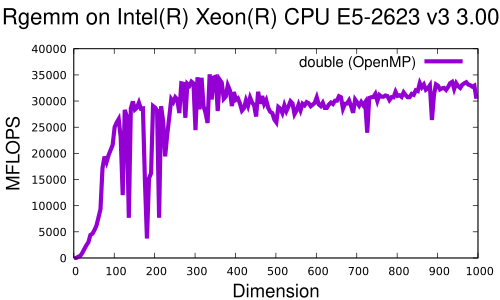

gnuplot code for this plot:
set xlabel font "Helvetica,20"
set ylabel font "Helvetica,20"
set key font "Helvetica,16"
set title font "Helvetica,24"
set title "Rgemm on Intel(R) Xeon(R) CPU E5-2623 v3 @ 3.00GHz "
set xlabel "Dimension"
set ylabel "MFLOPS"
#set terminal postscript eps color enhanced
set terminal pdf

plot \
"log.Rgemm.double_opt"	    using 1:4 title 'double (OpenMP)'        with lines linewidth 6
